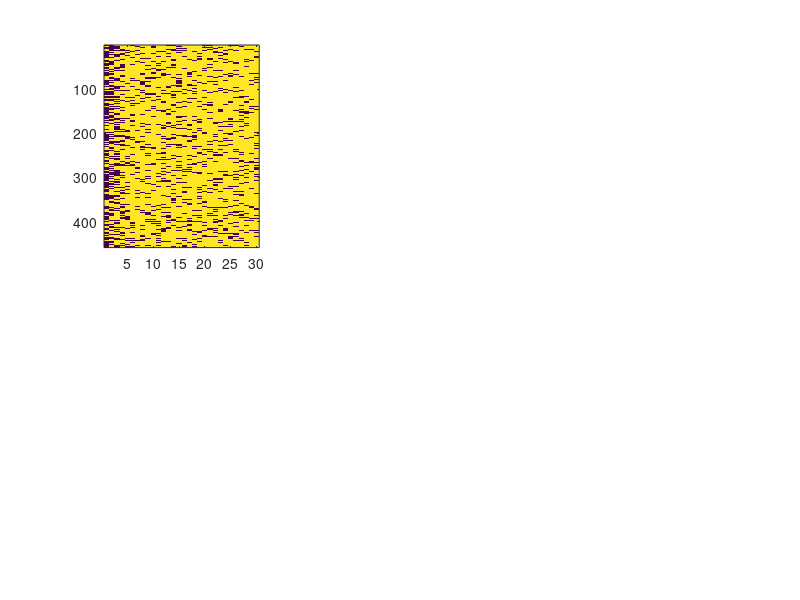

MATLAB code for this plot: (Note: this script raises an error after producing the figure.)
load('blockhmm_simulated.mat');


%% Plot the transition functions
figure;
subplot(231)
imagesc(obs_clustered{1}(:, 1:30))
colormap('redblue')
axis xy
mymakeaxis('x_label', 'Trials in block', 'y_label', 'Block #', 'xytitle', 'Mode 1',...
    'xticks', 0:10:30, 'yticks', 100:100:300)

subplot(232)
imagesc(obs_clustered{2}(:, 1:30))
colormap('redblue')
axis xy
mymakeaxis('x_label', 'Trials in block', 'y_label', 'Block #', 'xytitle', 'Mode 2',...
    'xticks', 0:10:30, 'yticks', 100:100:400)


subplot(233)
imagesc(obs_clustered{3}(:, 1:30))
colormap('redblue')
axis xy
mymakeaxis('x_label', 'Trials in block', 'y_label', 'Block #', 'xytitle', 'Mode 3',...
    'xticks', 0:10:30, 'yticks', 50:50:150)


subplot(234)
plot(transfuncs(1,:), 'k', 'LineWidth', 1)
hold on
plot(mean(obs_clustered{1}), 'r', 'LineWidth', 1)
ylim([0 1])
mymakeaxis('x_label', 'Trials in block', 'y_label', 'P (Correct)', 'yticks', 0:0.5:1,...
    'xticks', 0:10:30)


subplot(235)
plot(transfuncs(2,:), 'k', 'LineWidth', 1)
hold on
plot(mean(obs_clustered{2}), 'r', 'LineWidth', 1)
ylim([0 1])
mymakeaxis('x_label', 'Trials in block', 'y_label', 'P (Correct)', 'yticks', 0:0.5:1,...
    'xticks', 0:10:30)



subplot(236)
l1 = plot(transfuncs(3,:), 'k', 'LineWidth', 1);
hold on
l2 = plot(mean(obs_clustered{3}), 'r', 'LineWidth', 1);
ylim([0 1])
mymakeaxis('x_label', 'Trials in block', 'y_label', 'P (Correct)', 'yticks', 0:0.5:1,...
    'xticks', 0:10:30)
legend([l1, l2], {'Observed mean', 'Model fit'}, 'FontName', 'helvetica',...
    'FontSize', 12, 'FontAngle', 'italic', 'Position', [0.718219194894452,0.478039938556068,0.225,0.079761904761905])

colormap([229, 75, 34; 171, 209, 255]/255);


%% loss function with training
figure;
plot(hmm_lls, 'LineWidth', 2)
hold on
plot([0 3000], [true_ll true_ll], 'k--');

mymakeaxis('x_label', 'Iteration #', 'y_label', 'Log likelihood ( x 1e4)')



%% Parameter comparison
figure('Position', [313,326,654,333]);
colors = brewermap(3, 'Set1');
colors = colors([2, 1, 3], :);
titles = {'Offset s', 'Slope \alpha', 'Lapse \epsilon'};
for i = 1:3
    subplot(1,3,i)
    handles = [];
    count = 1;
    for j = [3, 1, 2]
%         plot([true_params(i,j); sim_params(i,j)], 'Color', colors(j,:))
        hold on
        h = plot([true_params(i,j); sim_params(i,j)], 'o-', 'Color', colors(count,:),...
            'MarkerFaceColor', colors(count,:));
        handles(end+1) = h;
        count = count + 1;
        
    end
    xlim([0.5 2.5])
    mymakeaxis('xytitle', titles{i}, 'xticks', 1:2, 'xticklabels', ...
        {'True', 'Model'})
    
    if i == 3
        legend(handles, {'Mode 1', 'Mode 2', 'Mode 3'}, 'FontSize', 12,...
            'FontName', 'helvetica', 'FontAngle', 'italic', 'Position', [0.80909949196741,0.67301050093294,0.125382262996942,0.145645645645646])
    end
end


%% State segmentation
figure('Position', [113,197,785,473]);
ax1 = subplot(4, 1, [1,2]);
imagesc(obs')
% axis off
title('Observations')
set(gca, 'FontSize', 16)
xticks([])
ylabel('Trials in block')

ax2 = subplot(413);
imagesc(true_states)
axis off
title('True states')
set(gca, 'FontSize', 16)


ax3 = subplot(414);
% do the permutation
zstates_copy = most_likely_states;
zstates_copy(most_likely_states == 0) = 2;
zstates_copy(most_likely_states == 1) = 0;
zstates_copy(most_likely_states == 2) = 1;
imagesc(zstates_copy)
rdbumap = brewermap(5, 'RdBu');
% colormap(ax1, rdbumap([1 3], :))
colormap(ax1, [229, 75, 34; 171, 209, 255]/255);

% colormap(ax1, [239, 201, 175;31, 138, 192] / 255); 
% colormap(ax1, [226, 60, 82; 189, 255, 246] / 255);
cmap = brewermap(6, 'Paired');
cmap = cmap(1:2:end,:);
cmap = cmap([3,2,1],:);
colormap(ax2, cmap)
colormap(ax3, cmap)
title('Inferred states')
xlabel('Block #')
yticks([])
set(gca, 'FontSize', 16)

% axis off

%% Transition matrices
figure('Position', [405,479,743,319]);
subplot(121)
imagesc(true_transition_mat)
axis xy

mymakeaxis('x_label', 'State i', 'y_label', 'State i+1',...
    'xticks', 1:3, 'yticks', 1:3, 'xytitle', 'True transition matrix')

colorbar('Position', [0.5,0.38,0.02,0.5], 'FontSize', 12, 'Ticks', 0:0.2:1, 'Limits', 0:1)


subplot(122)
imagesc(learned_transition_mat)
axis xy
mymakeaxis('x_label', 'State i', 'y_label', 'State i+1',...
    'xticks', 1:3, 'yticks', 1:3, 'xytitle', 'Learned transition matrix')
% colorbar('Position', [0.492897081950026,0.113207542708281,0.022598870056497,0.814016176968269])
colorbar('Position', [0.93,0.38,0.02,0.5], 'FontSize', 12, 'Ticks', 0:0.2:1, 'Limits', 0:1)
colormap gray

%%
figure('Position', [405,479,743,319]);

subplot(121)
imagesc(true_transition_mat)
hold on
axis xy
% colorbar('Position', [0.5,0.38,0.02,0.5], 'FontSize', 12, 'Ticks', 0:0.2:1, 'Limits', 0:1)

% Display numerical values in the squares of true_transition_mat
for i = 1:3
    for j = 1:3
        textHandles = text(j, i, num2str(true_transition_mat(i, j), '%0.2f'), ...
            'HorizontalAlignment', 'Center', 'VerticalAlignment', 'Middle');
        if i == j
            set(textHandles, 'Color', 'k'); 
        else
            set(textHandles, 'Color', 'w'); 
        end
    end
end

mymakeaxis('x_label', 'State i', 'y_label', 'State i+1',...
    'xticks', 1:3, 'yticks', 1:3, 'xytitle', 'True transition matrix')

colorbar('Position', [0.5,0.38,0.02,0.5], 'FontSize', 12, 'Ticks', 0:0.2:1, 'Limits', 0:1)

subplot(122)
imagesc(learned_transition_mat)
axis xy
% colorbar('Position', [0.93,0.38,0.02,0.5], 'FontSize', 12, 'Ticks', 0:0.2:1, 'Limits', 0:1)
% colormap gray

% Display numerical values in the squares of true_transition_mat
for i = 1:3
    for j = 1:3
        textHandles = text(j, i, num2str(learned_transition_mat(i, j), '%0.2f'), ...
            'HorizontalAlignment', 'Center', 'VerticalAlignment', 'Middle');
        if i == j
            set(textHandles, 'Color', 'k'); 
        else
            set(textHandles, 'Color', 'w'); 
        end
    end
end

mymakeaxis('x_label', 'State i', 'y_label', 'State i+1',...
    'xticks', 1:3, 'yticks', 1:3, 'xytitle', 'Learned transition matrix')
% colorbar('Position', [0.492897081950026,0.113207542708281,0.022598870056497,0.814016176968269])
colorbar('Position', [0.93,0.38,0.02,0.5], 'FontSize', 12, 'Ticks', 0:0.2:1, 'Limits', 0:1)
colormap gray

%% Validation and K-selection
load('blockhmm_synthetic_K_validation.mat');
figure;
scatter(nstates_lst, ll_lst, 80, 'bo', 'filled');
hold on
plot(nstates_lst, ll_lst, 'b', 'LineWidth', 2);

ylim([0 3])
vline(3, 'k--')
mymakeaxis('x_label', 'K', 'y_label', 'Normalized test log likelihood', 'xticks', ...
    nstates_lst, 'yticks', 0:0.5:3)

